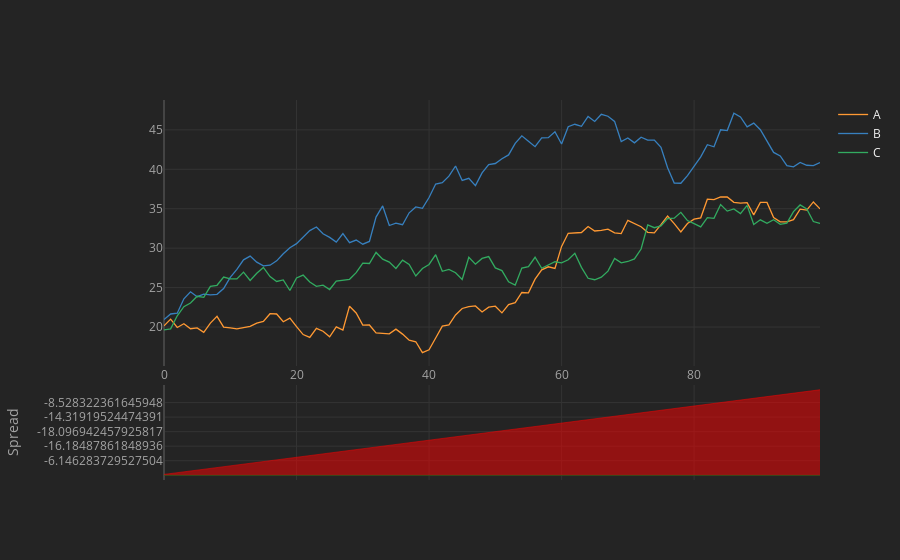

The notebook cell this image was saved under:
### Code cell
cf.set_config_file(theme='henanigans')
df.iplot(kind='spread',barmode='stack',bargap=0.5)
